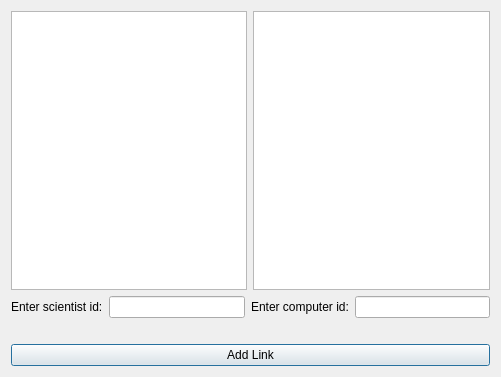
<?xml version="1.0" encoding="UTF-8"?>
<ui version="4.0">
 <class>addl</class>
 <widget class="QDialog" name="addl">
  <property name="geometry">
   <rect>
    <x>0</x>
    <y>0</y>
    <width>501</width>
    <height>377</height>
   </rect>
  </property>
  <property name="windowTitle">
   <string>Add link</string>
  </property>
  <layout class="QVBoxLayout" name="verticalLayout">
   <item>
    <layout class="QHBoxLayout" name="horizontalLayout">
     <item>
      <widget class="QTableWidget" name="tableWidget_2"/>
     </item>
     <item>
      <widget class="QTableWidget" name="tableWidget_1"/>
     </item>
    </layout>
   </item>
   <item>
    <layout class="QHBoxLayout" name="horizontalLayout_2">
     <item>
      <widget class="QLabel" name="label">
       <property name="text">
        <string>Enter scientist id:</string>
       </property>
      </widget>
     </item>
     <item>
      <widget class="QLineEdit" name="linecsid"/>
     </item>
     <item>
      <widget class="QLabel" name="label_2">
       <property name="text">
        <string>Enter computer id:</string>
       </property>
      </widget>
     </item>
     <item>
      <widget class="QLineEdit" name="linecid"/>
     </item>
    </layout>
   </item>
   <item>
    <widget class="QLabel" name="error">
     <property name="text">
      <string/>
     </property>
    </widget>
   </item>
   <item>
    <widget class="QPushButton" name="pushButton">
     <property name="text">
      <string>Add Link</string>
     </property>
    </widget>
   </item>
  </layout>
 </widget>
 <resources/>
 <connections/>
</ui>
